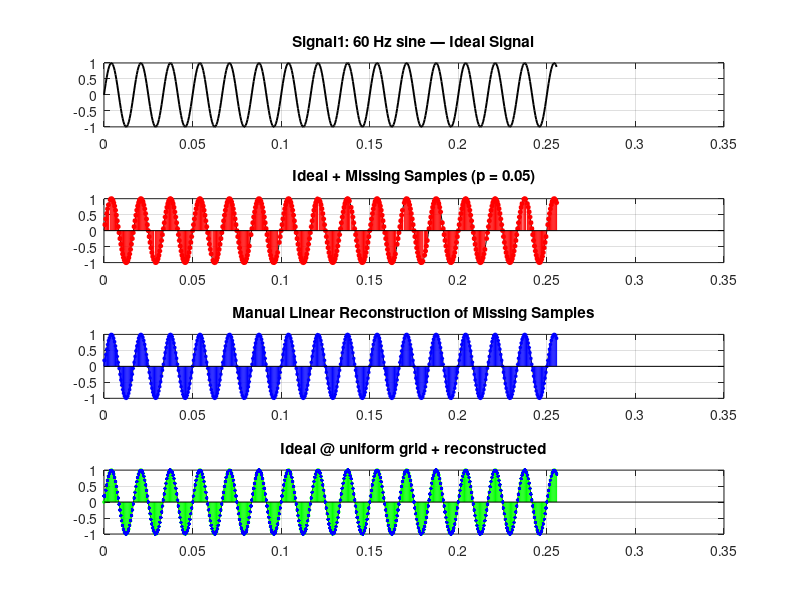

This chart was generated by the following MATLAB code: (Note: this script raises an error after producing the figure.)
clear; clc; close all;

%% ---------- PARAMETERS ----------
Fs    = 2000;       
Ts    = 1/Fs;       
N     = 512;        
n     = 0:N-1;      
t_uniform = n * Ts; 
p_list = 0.01:0.01:0.10; 
p_plot = 0.05;           
trials = 30;             

%% ---------- SIGNAL DEFINITIONS ----------
f1 = 60;   sig1 = @(t) sin(2*pi*f1*t); 
f2 = 120;  sig2 = @(t) cos(2*pi*f2*t + pi/6);  
f3 = 300;  sig3 = @(t) 0.8*sin(2*pi*f3*t);     

signals = {sig1, sig2, sig3};
names   = {'Signal1: 60 Hz sine',...
           'Signal2: 120 Hz cosine',...
           'Signal3: 300 Hz sine'};

numS = numel(signals);
numP = numel(p_list);
RMSE_lin = zeros(numS, numP);

%% ---------- MAIN LOOP ----------
for s = 1:numS
    x_func = signals{s};
    x_true = x_func(t_uniform);
    fprintf("\n=== Processing %s ===\n", names{s});
    
    for ip = 1:numP
        p = p_list(ip);
        rmse_trials = zeros(1,trials);
        
        for tr = 1:trials
            rng(s * 1000 + ip * 100 + tr); 
            avail = rand(1,N) > p;         
            if all(~avail), avail(randi(N)) = true; end 
            
            t_avail = t_uniform(avail); 
            x_avail = x_true(avail);    
            
            % --- LINEAR INTERPOLATION ---
            x_est = zeros(1, N); 
            
            if numel(t_avail) <= 1 
                x_est = x_avail(1) * ones(1,N); 
            else
                t_known = t_avail;
                x_known = x_avail;
                
                for i = 1:N
                    t_interp = t_uniform(i);
                    j = find(t_known <= t_interp, 1, 'last');
                    
                    if isempty(j) || j == numel(t_known)
                        if t_interp < t_known(1)
                            x_est(i) = x_known(1);
                        else
                            x_est(i) = x_known(end);
                        end
                    else
                        t0 = t_known(j);  x0 = x_known(j);
                        t1 = t_known(j+1); x1 = x_known(j+1);
                        if t1 == t0 
                            x_est(i) = x0;
                        else
                            x_est(i) = x0 + (t_interp - t0) * (x1 - x0) / (t1 - t0);
                        end
                    end
                end
            end
            
            rmse_trials(tr) = sqrt(mean((x_est - x_true).^2));
        end
        
        RMSE_lin(s, ip) = mean(rmse_trials); 
        fprintf("p = %.2f  RMSE = %.6e\n", p, RMSE_lin(s,ip));
        
        %% ---------- 4-SUBPLOT FIGURE FOR SELECTED p ----------
        if abs(p - p_plot) < 1e-6
            fig = figure;
            
            subplot(4,1,1);
            plot(t_uniform, x_true, 'k', 'LineWidth', 1.4);
            grid on;
            title(sprintf('%s — Ideal Signal', names{s}), 'Interpreter','none');
            
            subplot(4,1,2);
            plot(t_uniform, x_true, 'k'); hold on;
            stem(t_uniform(avail), x_true(avail), 'r', 'filled', 'MarkerSize',3);
            grid on;
            title(sprintf('Ideal + Missing Samples (p = %.2f)', p));
            
            subplot(4,1,3);
            plot(t_uniform, x_true, 'k'); hold on;
            plot(t_uniform, x_est, 'b--','LineWidth',1.2);
            stem(t_uniform, x_est, 'b', 'filled', 'MarkerSize',2);
            grid on;
            title('Manual Linear Reconstruction of Missing Samples');
            
            subplot(4,1,4);
            plot(t_uniform, x_true, 'k'); hold on;
            stem(t_uniform, x_true, 'g', 'filled', 'MarkerSize',2);
            plot(t_uniform, x_est, 'b.', 'MarkerSize',8);
            grid on;
            title('Ideal @ uniform grid + reconstructed');
            
            sgtitle(sprintf('%s — Scenario (b) Manual Linear Interp (p = %.2f)', ...
                    names{s}, p_plot), 'FontWeight','bold');
        end
    end
end

%% ---------- RMSE SUMMARY PLOT ----------
figure;
plot(p_list, RMSE_lin(1,:), '-o','LineWidth',1.6); hold on;
plot(p_list, RMSE_lin(2,:), '-s','LineWidth',1.6);
plot(p_list, RMSE_lin(3,:), '-^','LineWidth',1.6);
grid on;
xlabel('Missing probability p');
ylabel('RMSE (Average of 20 trials)');
title('Scenario (b): RMSE vs p (Manual Linear Interpolation)');
legend(names, 'Location','northwest', 'Interpreter','none');
